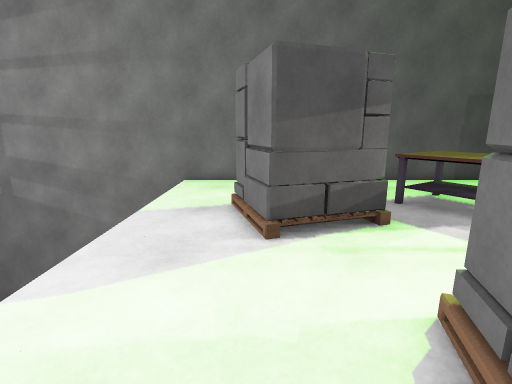
View 1 (above)

16 first-person views from a walk through a 3-D level made in the Unity game engine. The camera is 1.3 m above the floor, tilts 12° down and sees 85° across. The floor is counted in squares, 0.57 m on a side. Each view is taken from the middle of a square. On the plan, view 1 faces up. The plan holds only what a view shows up to about 18 squares ahead; the rest is blank. The place goes on beyond the plan. The player character is not drawn. Some animated figures are left out. Door leaves are left out, so doorways stand open. Some surface patterns are stand-ins.

View 2
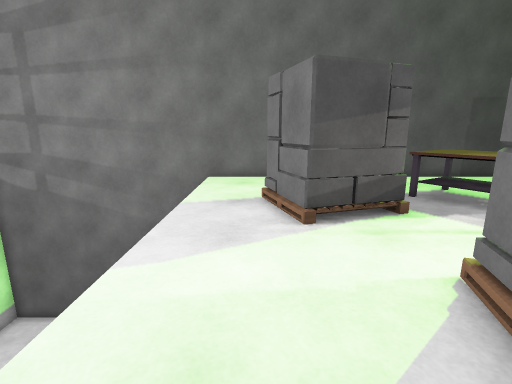

View 3
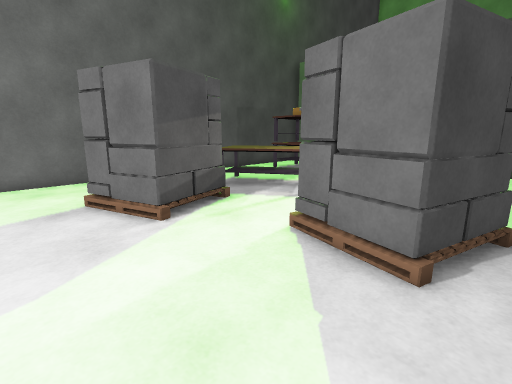

View 4
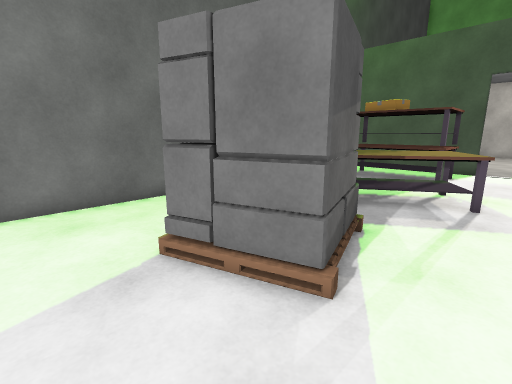

View 5
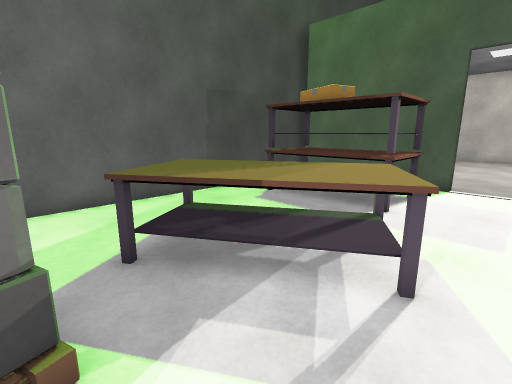

View 6
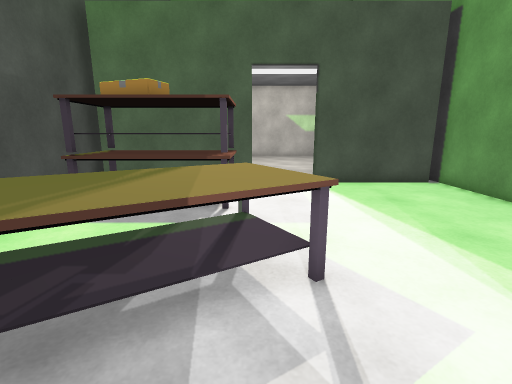

View 7
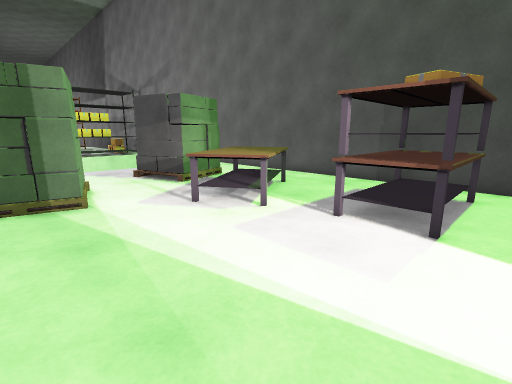

View 8
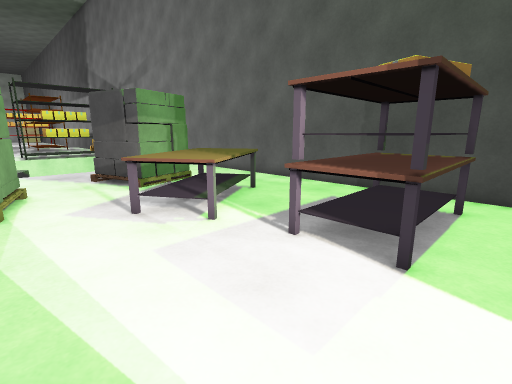

View 9
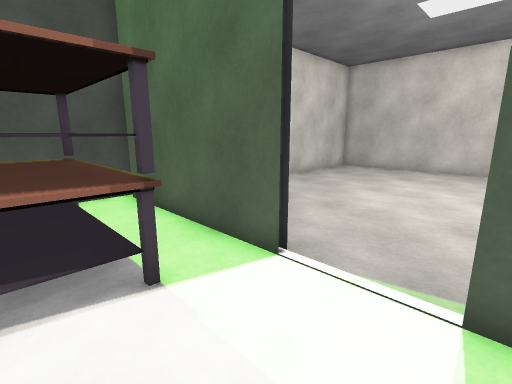

View 10
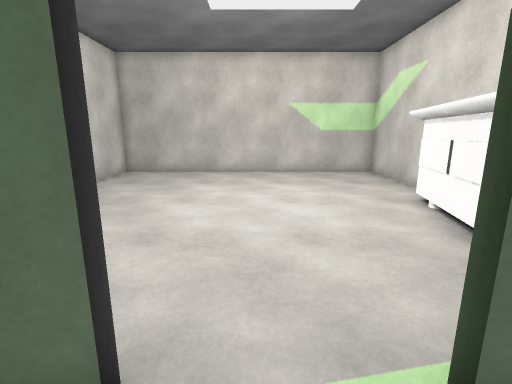

View 11
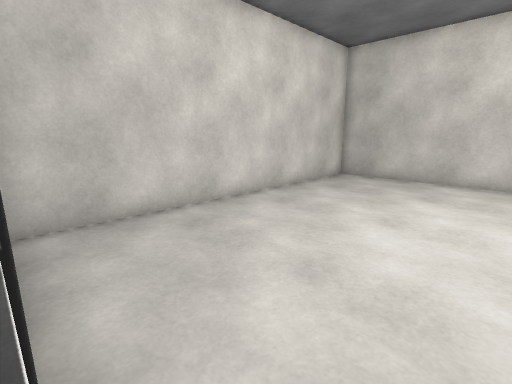

View 12
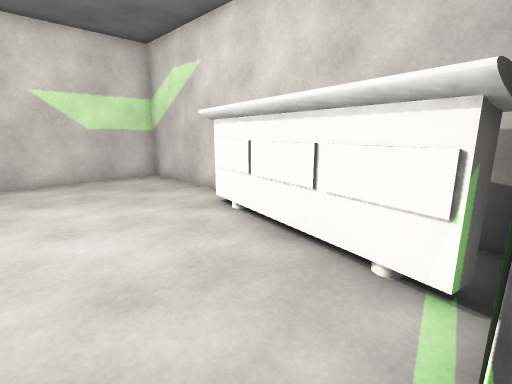

View 13
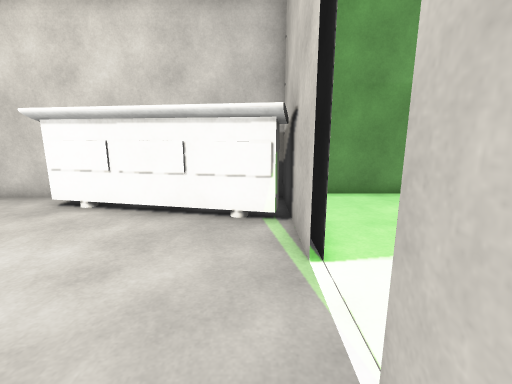

View 14
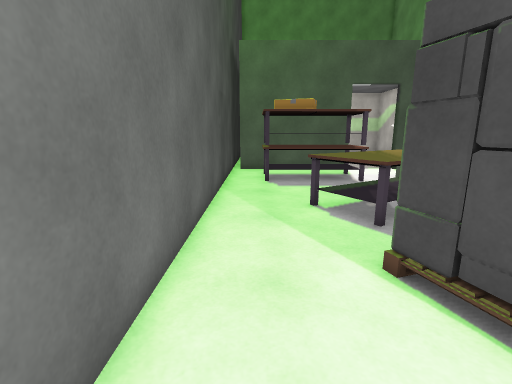

View 15
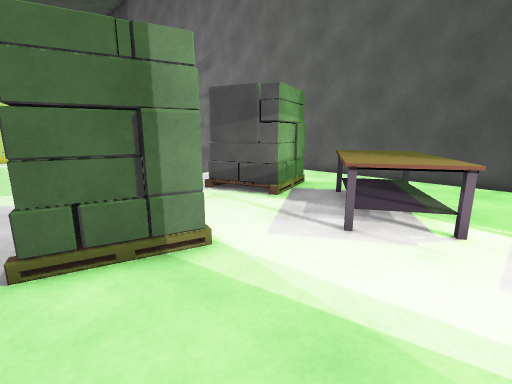

View 16
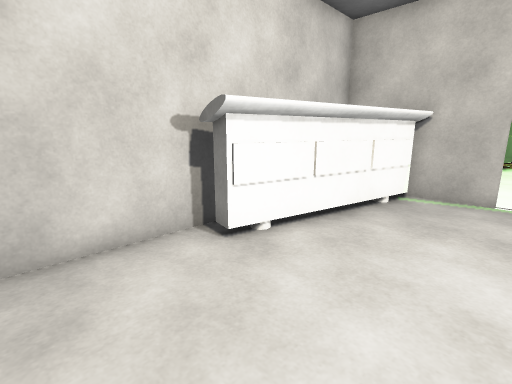

### Floor plan
Key: @ floor where view 1 was taken; # wall or solid block; . main floor; - floor 4.75 m lower than the main floor; / step, stairs or slope; D open door; = window, fence, low wall or low ledge; T table; P pallet; O other object.
Columns run from 15 left of view 1 to 30 right of it. Each row starts with its distance up from view 1.
 14 #################################
 13 #--/=       ...................###############
 12  --         ..............TTT..#.............#
 11  --         ..............TTTT.#.............#
 10             .....P...TT...TT#T.#.............#
  9             ...PPPP.TTTT..TTTT.#.............#
  8             ...P  P.TTTT..TTTT.#.............#
  7             ...P PP..TTTT.TTTT.#.............#
  6             ...PPP...TTTT......DDDD..........#
  5             ..........TT.....................#
  4             .................................#
  3             .....PPP...........#.............#
  2             .....P PP..........#.............#
  1             .....P PP..........#OOOO.........#
  0             ...@.PPPP..........# OOOOOOO.....#
 -1             .......P...  ......#      OO.....#
 -2                           #######     ########

Positions as (right, up) in squares from view 1, and headings:
1: (0, 0), facing up
2: (-1, -1), facing up
3: (-3, -1), facing up-right
4: (-3, 4), facing up-right
5: (3, 4), facing up-right
6: (3, 6), facing right
7: (15, 0), facing up-left
8: (15, 2), facing up-left
9: (12, 3), facing up-right
10: (14, 5), facing right
11: (16, 5), facing up-right
12: (16, 5), facing down-right
13: (17, 8), facing down
14: (-2, 12), facing right
15: (10, -1), facing up-left
16: (27, 4), facing down-left
